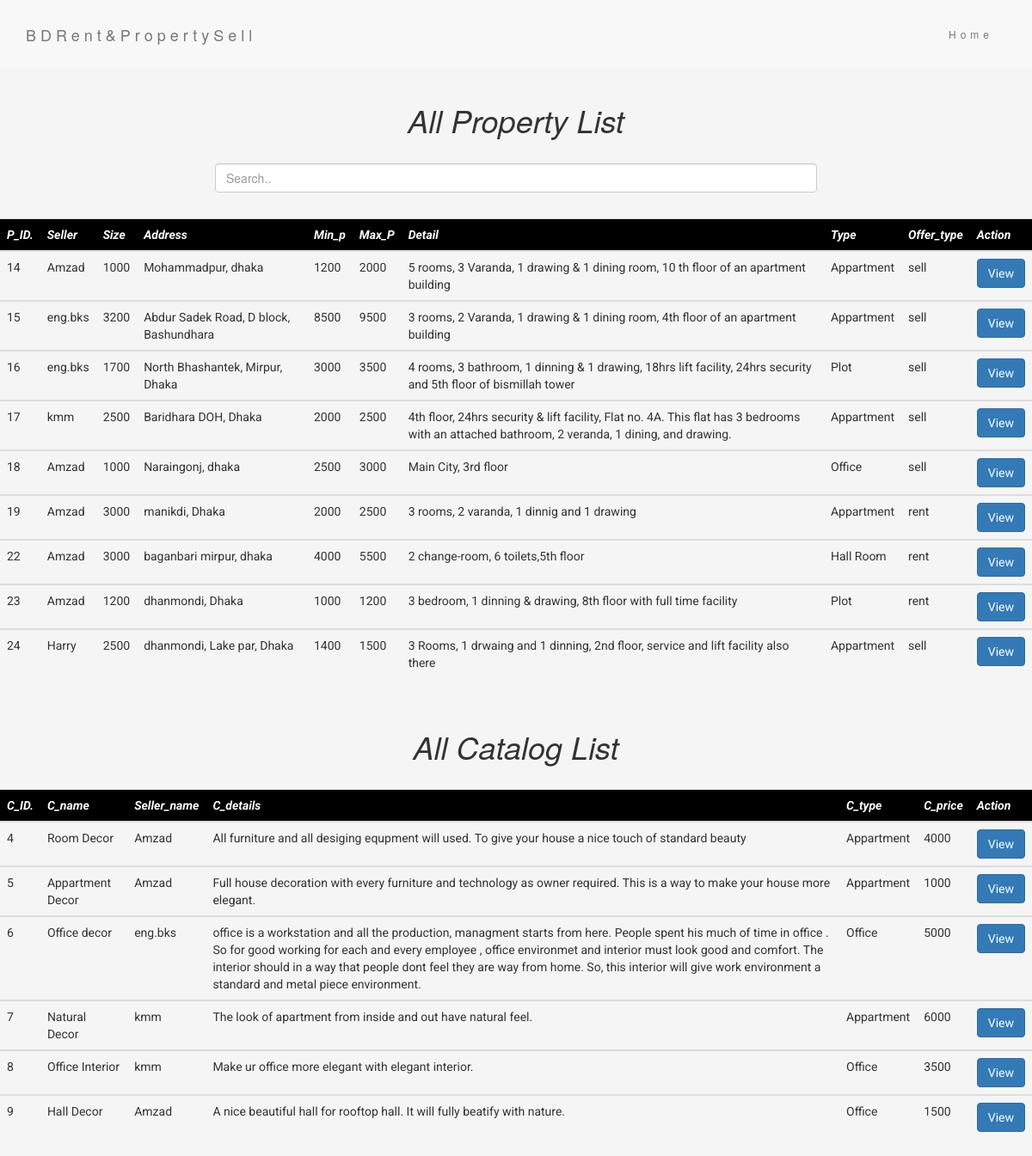
The app's page /indx_property.php with its own data.
### tables this page shows
CREATE TABLE `persons` (
  `p_id` int(11) NOT NULL,
  `url` varchar(255) DEFAULT NULL,
  `url1` varchar(255) DEFAULT NULL,
  `url2` varchar(255) DEFAULT NULL,
  `address` varchar(255) DEFAULT NULL,
  `size` int(255) DEFAULT NULL,
  `min_p` int(255) DEFAULT NULL,
  `max_p` int(255) DEFAULT NULL,
  `p_typ` varchar(255) DEFAULT NULL,
  `of_type` varchar(255) DEFAULT NULL,
  `detail` text DEFAULT NULL,
  `o_id` int(11) NOT NULL,
  `lat` varchar(255) DEFAULT NULL,
  `lng` varchar(255) DEFAULT NULL
);

CREATE TABLE `userinfo` (
  `id` int(11) NOT NULL,
  `username` varchar(255) NOT NULL,
  `email` varchar(255) DEFAULT NULL,
  `address` varchar(255) DEFAULT NULL,
  `phn` varchar(255) DEFAULT NULL,
  `typ` varchar(255) DEFAULT NULL,
  `pass` varchar(255) DEFAULT NULL,
  `c_pass` varchar(255) DEFAULT NULL,
  `ulr` varchar(250) DEFAULT NULL,
  `qs` varchar(255) DEFAULT NULL,
  `ans` varchar(255) DEFAULT NULL
);

CREATE TABLE `catalog` (
  `cid` int(11) NOT NULL,
  `c_name` varchar(255) DEFAULT NULL,
  `c_detail` text DEFAULT NULL,
  `url1` varchar(255) DEFAULT NULL,
  `url2` varchar(255) DEFAULT NULL,
  `url3` varchar(255) DEFAULT NULL,
  `c_oid` int(11) DEFAULT NULL,
  `c_type` varchar(255) DEFAULT NULL,
  `c_price` int(255) DEFAULT NULL
);

### indx_property.php (the view, shortened to what this page needs)
<?php
require "db.php";
$query=mysqli_query($con,"SELECT * FROM persons,userinfo WHERE persons.o_id=userinfo.id");
$query2=mysqli_query($con,"SELECT * FROM catalog,userinfo WHERE catalog.c_oid=userinfo.id");
?>
<!DOCTYPE html>
<html>
<head>
  <link rel="stylesheet" href="https://maxcdn.bootstrapcdn.com/bootstrap/3.4.1/css/bootstrap.min.css">
</head>
<body>
<div>
	<nav class="navbar navbar-default">
  <div class="container">
    <div class="navbar-header">
      <a class="navbar-brand" href="#">BDRent&PropertySell</a>
    </div>
    <div class="collapse navbar-collapse" id="myNavbar">
      <ul class="nav navbar-nav navbar-right">
        <li><a href="index.php">Home</a></li>
      </ul>
    </div>
  </div>
</nav>
</div>
<div>
<div class="container-fluid text-center">
  <h1 style="font-style: italic; min-width: 700px;">All Property List</h1>
</div>
<input class="form-control" id="myInput" type="text" placeholder="Search..">
<table class="table">
  <tr class="thead-dark">
      <th>P_ID.</th>
      <th>Seller</th>
      <th>Size</th>
      <th>Address</th>
      <th>Min_p</th>
      <th>Max_P</th>
      <th>Detail</th>
      <th>Type</th>
      <th>Offer_type</th>
      <th>Action</th>
    </tr>
  <?php
  while($q=mysqli_fetch_assoc($query)){
    $p=$q['p_id'];
    $count=0;
    $adr=mysqli_fetch_assoc(mysqli_query($con,"SELECT * FROM persons WHERE p_id=$p"));
   if($count==0){
    echo"<tbody id=myTable>
    <tr>
      <td>".$q["p_id"]."</td>
      <td>".$q["username"]."</td>
      <td>".$q["size"]."</td>
      <td>".$adr["address"]."</td>
      <td>".$q["min_p"]."</td>
      <td>".$q["max_p"]."</td>
      <td>".$q["detail"]."</td>
      <td>".$q["p_typ"]."</td>
      <td>".$q["of_type"]."</td>
      <td><a href='indx_property_view.php?id=".$q["p_id"]."' class='btn btn-primary'>View</a></td>
      </tr></tbody>
    ";}
  }
  ?>
</table>
<div class="container-fluid text-center">
  <h1 style="font-style: italic;  min-width: 700px;">All Catalog List</h1>
</div>
<table class="table">
  <tr class="thead-dark">
      <th>C_ID.</th>
      <th>C_name</th>
      <th>Seller_name</th>
      <th>C_details</th>
      <th>C_type</th>
      <th>C_price</th>
      <th>Action</th>
    </tr>
  <?php
  while($q2=mysqli_fetch_assoc($query2)){
    $count=0;
   if($count==0){
    echo"<tbody id=myTable1>
     <tr>
      <td>".$q2["cid"]."</td>
      <td>".$q2["c_name"]."</td>
      <td>".$q2["username"]."</td>
      <td>".$q2["c_detail"]."</td>
      <td>".$q2["c_type"]."</td>
      <td>".$q2["c_price"]."</td>
      <td><a href='indx_catalog_view.php?id=".$q2["cid"]."' class='btn btn-primary'>View</a>
      </tr></tbody>
    ";}
  }
  ?>
</table>
</div>
</body>
</html>

### indx_property.php (style rules this page uses)
body { margin: 0; padding: 0; background-color: whitesmoke; }
.container-fluid { padding-top: 20px; padding-bottom: 20px; }
.navbar { padding-top: 15px; padding-bottom: 15px; border: 0; border-radius: 0; margin-bottom: 0; font-size: 12px; letter-spacing: 5px; min-width: 700px; }
.thead-dark { background-color: black; color: white; }
.table { font-family: "Roboto", sans-serif; padding: 80px; min-width: 700px; }
th { font-style: italic; }
.form-control { max-width: 50%; margin: 0 auto 30px; min-width: 700px; }

### records on screen
persons: p_id "14", o.username "Amzad", size "1000", address "Mohammadpur, dhaka", min_p "1200", max_p "2000", detail "5 rooms, 3 Varanda, 1 drawing & 1 dining room, 10 th floor of an apartment building", p_typ "Appartment", of_type "sell"
persons: p_id "15", o.username "eng.bks", size "3200", address "Abdur Sadek Road, D block, Bashundhara", min_p "8500", max_p "9500", detail "3 rooms, 2 Varanda, 1 drawing & 1 dining room, 4th floor of an apartment building", p_typ "Appartment", of_type "sell"
persons: p_id "16", o.username "eng.bks", size "1700", address "North Bhashantek, Mirpur, Dhaka", min_p "3000", max_p "3500", detail "4 rooms, 3 bathroom, 1 dinning & 1 drawing, 18hrs lift facility, 24hrs security and 5th floor of bismillah tower", p_typ "Plot", of_type "sell"
persons: p_id "17", o.username "kmm", size "2500", address "Baridhara DOH, Dhaka", min_p "2000", max_p "2500", detail "4th floor, 24hrs security & lift facility, Flat no. 4A. This flat has 3 bedrooms with an attached bathroom, 2 veranda, 1 dining, and drawing.", p_typ "Appartment", of_type "sell"
persons: p_id "18", o.username "Amzad", size "1000", address "Naraingonj, dhaka", min_p "2500", max_p "3000", detail "Main City, 3rd floor", p_typ "Office", of_type "sell"
persons: p_id "19", o.username "Amzad", size "3000", address "manikdi, Dhaka", min_p "2000", max_p "2500", detail "3 rooms, 2 varanda, 1 dinnig and 1 drawing", p_typ "Appartment", of_type "rent"
persons: p_id "22", o.username "Amzad", size "3000", address "baganbari mirpur, dhaka", min_p "4000", max_p "5500", detail "2 change-room, 6 toilets,5th floor", p_typ "Hall Room", of_type "rent"
persons: p_id "23", o.username "Amzad", size "1200", address "dhanmondi, Dhaka", min_p "1000", max_p "1200", detail "3 bedroom, 1 dinning & drawing, 8th floor with full time facility", p_typ "Plot", of_type "rent"
persons: p_id "24", o.username "Harry", size "2500", address "dhanmondi, Lake par, Dhaka", min_p "1400", max_p "1500", detail "3 Rooms, 1 drwaing and 1 dinning, 2nd floor, service and lift facility also there", p_typ "Appartment", of_type "sell"
catalog: cid "4", c_name "Room Decor", c_oid.username "Amzad", c_detail "All furniture and all desiging equpment will used. To give your house a nice touch of standard beauty", c_type "Appartment", c_price "4000"
catalog: cid "5", c_name "Appartment Decor", c_oid.username "Amzad", c_detail "Full house decoration with every furniture and technology as owner required. This is a way to make your house more elegant.", c_type "Appartment", c_price "1000"
catalog: cid "6", c_name "Office decor", c_oid.username "eng.bks", c_detail "office is a workstation and all the production, managment starts from here. People spent his much of time in office . So for good working for each and every employee , office environmet and interior must look good and comfort. The interior should in a way that people dont feel they are way from home. So, this interior will give work environment a standard and metal piece environment.", c_type "Office", c_price "5000"
catalog: cid "7", c_name "Natural Decor", c_oid.username "kmm", c_detail "The look of apartment from inside and out have natural feel.", c_type "Appartment", c_price "6000"
catalog: cid "8", c_name "Office Interior", c_oid.username "kmm", c_detail "Make ur office more elegant with elegant interior.", c_type "Office", c_price "3500"
catalog: cid "9", c_name "Hall Decor", c_oid.username "Amzad", c_detail "A nice beautiful hall for rooftop hall. It will fully beatify with nature.", c_type "Office", c_price "1500"
